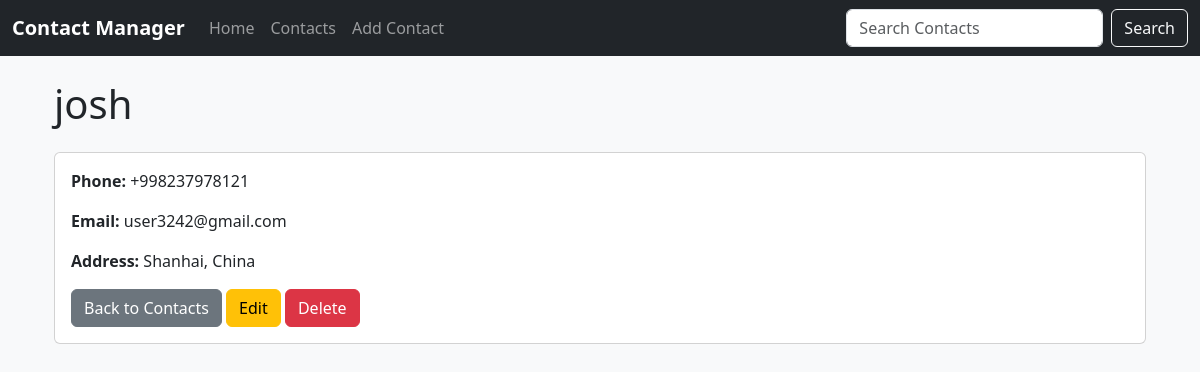
Page /contact/3 on the committed database.
### models.py (models this page shows, shortened)
class Contact(db.Model):
    __tablename__ = 'contacts'
    id = db.Column(db.Integer, primary_key=True)
    name = db.Column(db.String(130), nullable=False, unique=True)
    phone_number = db.Column(db.String(120), nullable=False, unique=True)
    email = db.Column(db.String(120))
    address = db.Column(db.String(150))

### app.py (the view)
@app.route('/contact/<int:id>')
def view_contact(id):
    contact = Contact.query.get_or_404(id)
    return render_template('contact.html', contact=contact)

### templates/contact.html (shortened to what this page needs)
{% extends 'base.html' %}
{% block content %}
<div class="container">
    <h1 class="my-4">{{ contact.name }}</h1>
    <div class="card">
        <div class="card-body">
            <p><strong>Phone:</strong> {{ contact.phone_number }}</p>
            <p><strong>Email:</strong> {{ contact.email or 'N/A' }}</p>
            <p><strong>Address:</strong> {{ contact.address or 'N/A' }}</p>
            <a href="{{ url_for('view_contacts') }}" class="btn btn-secondary">Back to Contacts</a>
            <a href="{{ url_for('update_contact', id=contact.id) }}" class="btn btn-warning">Edit</a>
            <a href="{{ url_for('delete_contact', id=contact.id) }}" class="btn btn-danger" onclick="return confirm('Are you sure you want to delete {{ contact.name }}?');">Delete</a>
        </div>
    </div>
</div>
{% endblock %}

### templates/base.html (style rules this page uses)
body { background-color: #f8f9fa; }
.container { margin-top: 20px; }
.card { margin-bottom: 20px; }

### rows in the picture
Contact: name "josh", phone_number "+998237978121", email "user3242@gmail.com", address "Shanhai, China"
